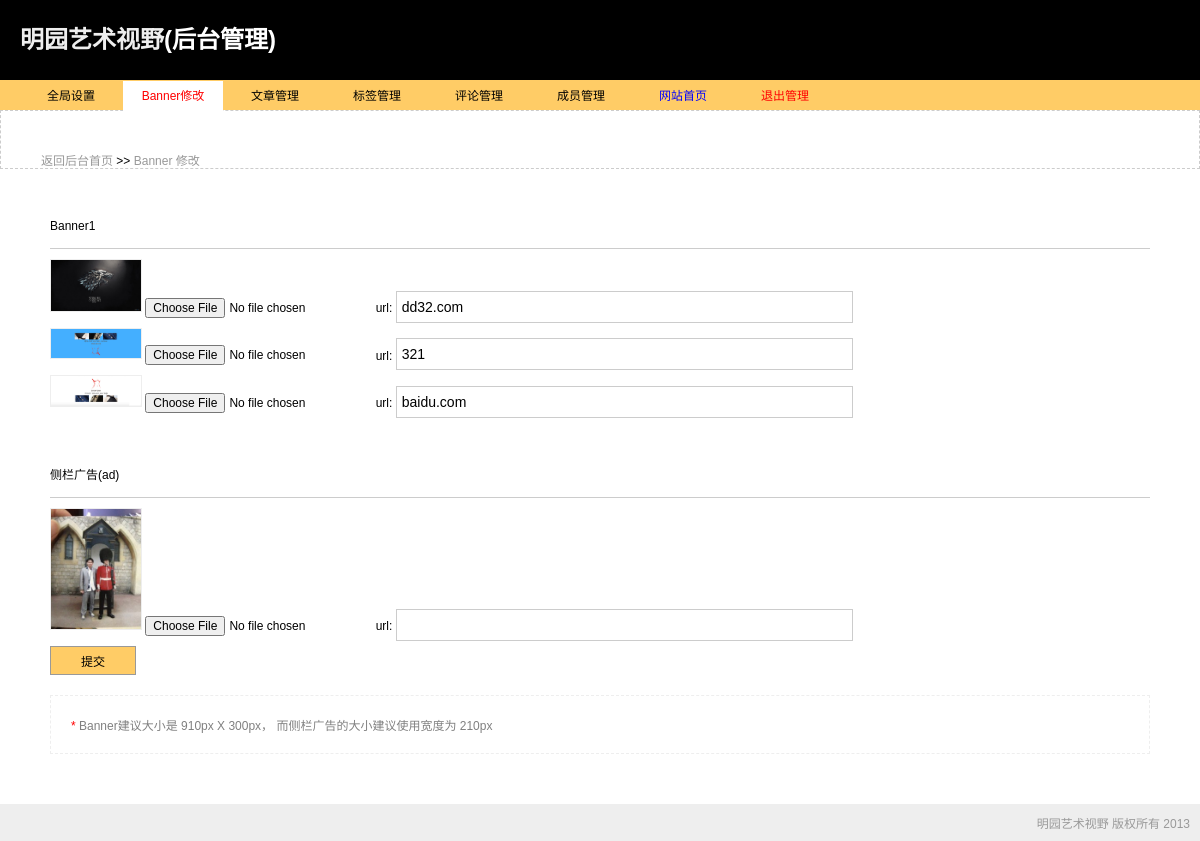
/banner_manager.php (signed in), run on an earlier commit of the app's database.
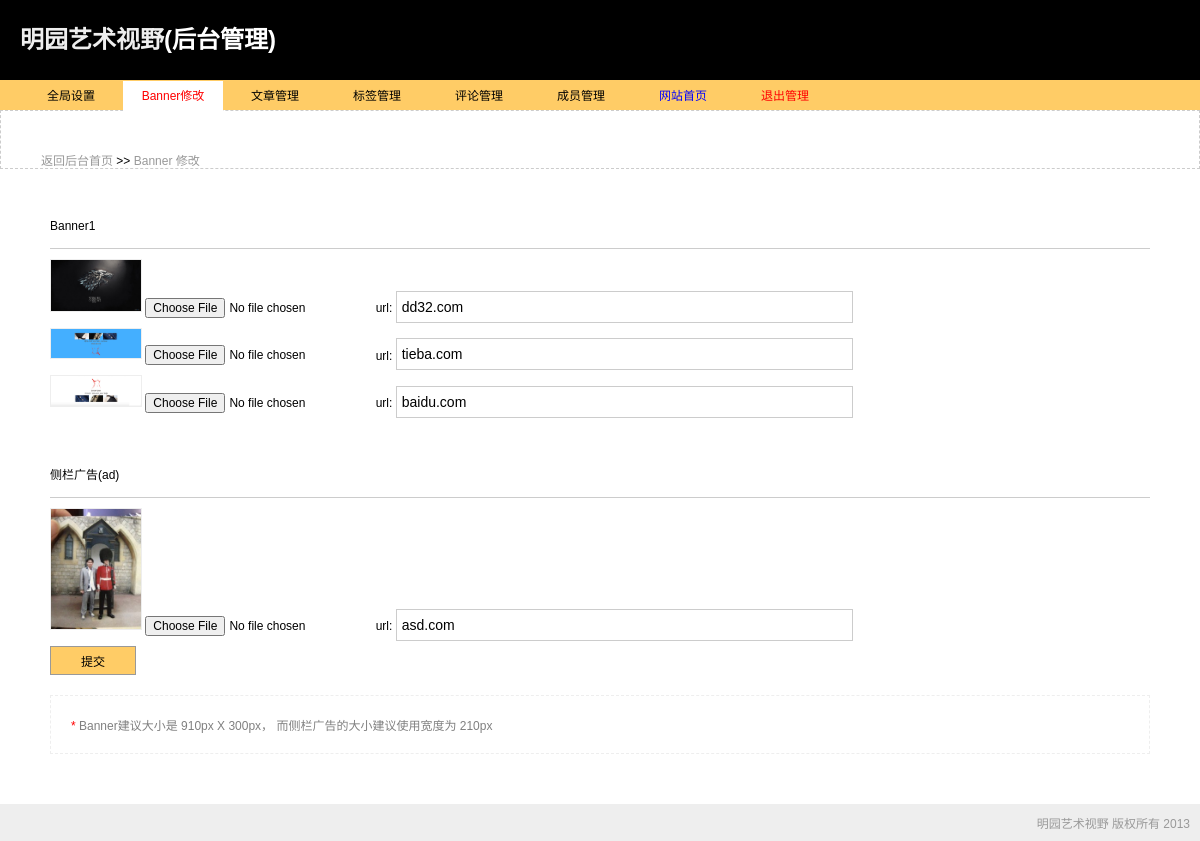
And on a later commit of the database.
### tables this page shows
CREATE TABLE IF NOT EXISTS `banners` (
  `id` int(1) NOT NULL AUTO_INCREMENT,
  `link` varchar(255) NOT NULL,
  PRIMARY KEY (`id`)
);

### config/function.php (called while the page is built, shortened)
<?php
	function pageName(){
		$data = explode('/',$_SERVER['PHP_SELF']);
	 	return end($data);
	}
?>

### config/db_config.php (called while the page is built, shortened)
<?php
	class db{
		private $mysqli;
		private $host = 'localhost';
		private $user = 'root';
		private $pass = '';
		private $database = 'tq_post';
		public function __construct(){
			$this->mysqli = new MySQLi($this->host,$this->user,$this->pass,$this->database);
		}
		public function query($sql){
			return $this->mysqli->query($sql);
		}
		public function fetch($result){
			$data = array();
			if($result){
				while($row = mysqli_fetch_assoc($result)){
					$data[] = $row;
				}
			}
			return $data;
		}
		private function get_where($where){
			$sql_where = '';
			return $sql_where;
		}
		public function select($table,$where=NULL,$other=NULL,$select=NULL,$join=NULL){
			$select = $select ? $select : '*';
			$sql_where = $this->get_where($where);
			$sql = "SELECT $select FROM `$table` $join $sql_where $other";
			$result = $this->query($sql);
			return $this->fetch($result);
		}
	}
?>

### banner_manager.php (the view, shortened to what this page needs)
<?php
	$db = new db;
	$banner = $db->select('banners');
?>
<?php include('template/admin_header.php'); ?>
<?php include('template/admin_nav.php'); ?>
<div class="location">
<a href="#">返回后台首页</a> >> <a href="user_list.php">Banner 修改</a>
</div>
<div class="content">
<h5>Banner1</h5>
<form action="" method="post" enctype="multipart/form-data">
    <img src="img/b1.jpg?rand=<?php echo rand(); ?>" width="90" style="border:1px solid #eee;" />
	<input type="file" name="banner[1]">
    url:
    <input type="text" name="banner_link[]" value="<?php echo $banner[0]['link'] ?>" class="input2">
    <br />
    <img src="img/b2.jpg?rand=<?php echo rand(); ?>" width="90"  style="border:1px solid #eee;"/>
    <input type="file" name="banner[2]">
    url:
    <input type="text" name="banner_link[]" value="<?php echo $banner[1]['link'] ?>" class="input2">
    <br />
    <img src="img/b3.jpg?rand=<?php echo rand(); ?>"width="90"  style="border:1px solid #eee;"/>
    <input type="file" name="banner[3]">
    url:
    <input type="text" name="banner_link[]" value="<?php echo $banner[2]['link'] ?>" class="input2">
    <br /><br /><br /><br />
    <h5>侧栏广告(ad)</h5>
    <img src="img/ad.jpg?rand=<?php echo rand(); ?>" width="90"  style="border:1px solid #eee;"/>
    <input type="file" name="ad">
    url:
    <input type="text" name="banner_link[]" value="<?php echo $banner[3]['link'] ?>" class="input2">
    <br />
    <input type="submit" value="提交" class="btn_form btn_link">
</form>
<div class="description">
	<span class="redFont">*</span>
	Banner建议大小是 910px X 300px， 而侧栏广告的大小建议使用宽度为 210px
</div>
</div>
<?php include('template/admin_footer.php'); ?>

### template/admin_header.php (shortened to what this page needs)
<!doctype html>
<html>
<head>
<link rel="stylesheet" type="text/css" href="cssjs/admin_style.css">
</head>
<body>
<div class="header">
	<h1><a href="../index.php">明园艺术视野</a>(后台管理)</h1>
</div>

### template/admin_nav.php (shortened to what this page needs)
<div class="nav">
	<ul>
    	<li><a href="global_config.php" <?php if(pageName()=='global_config.php') echo 'class="current"'; ?>>全局设置</a></li>
        <li><a href="banner_manager.php" <?php if(pageName()=='banner_manager.php') echo 'class="current"'; ?>>Banner修改</a></li>
        <li>
        	<a href="content_list.php" <?php if(pageName()=='content_list.php') echo 'class="current"'; ?>>文章管理</a>
        </li>
        <li><a href="key_word_manager.php?event=list"  <?php if(pageName()=='key_word_manager.php') echo 'class="current"'; ?>>标签管理</a></li>
        <li><a href="message_manager.php"  <?php if(pageName()=='message_manager.php') echo 'class="current"'; ?>>评论管理</a></li>
        <li><a href="user_list.php"  <?php if(pageName()=='user_list.php') echo 'class="current"'; ?>>成员管理</a></li>
        <li><a href="index.php" style="color:blue;">网站首页</a></li>
        <li><a href="logout.php" style="color:red;">退出管理</a></li>
    </ul>
</div>

### template/admin_footer.php
<div class="footer">
	明园艺术视野 版权所有 2013
</div>
</body>
</html>

### cssjs/admin_style.css (style rules this page uses)
* { padding:0; margin:0; font-size:12px; text-decoration:none; font-family:Arial; }
.header { background:#000; color:white; line-height:80px;padding-left:20px; }
h1 { font-size:24px; }
h1 a { font-size:24px; color:#eee; }
h5 { padding-bottom:15px; border-bottom:1px solid #ccc; margin-bottom:10px; font-weight:400 }
.nav { height:30px; background:#FC6; padding-left:20px; }
.nav li { float:left; list-style:none; }
.nav a { display:block; line-height:30px; width:100px; margin:1px; text-align:center; color:black; }
.nav .current { background:white; color:red; }
.location { padding:40px 40px 0px; border:1px dashed #ccc; }
.location a { color:#999; }
.content { padding:50px; min-height:400px; }
.content .description { margin-top:20px; border:dashed #eee 1px; padding:20px; color:gray; }
.redFont { color:red; }
.btn_link { padding:5px 10px; border:1px solid #999; background:#FC6; color:#000; }
.btn_form { display:block; padding:5px 30px; }
.input2 { line-height:30px; border:1px #ccc solid; width:450px; margin:5px 0; padding-left:5px; font-size:14px; }
.footer { text-align:right; padding:10px; background:#eee;color:#999; }

What changed in the data, as far as the page shows it:
changed banners: link "321" → "tieba.com"
added banners: link "asd.com"
